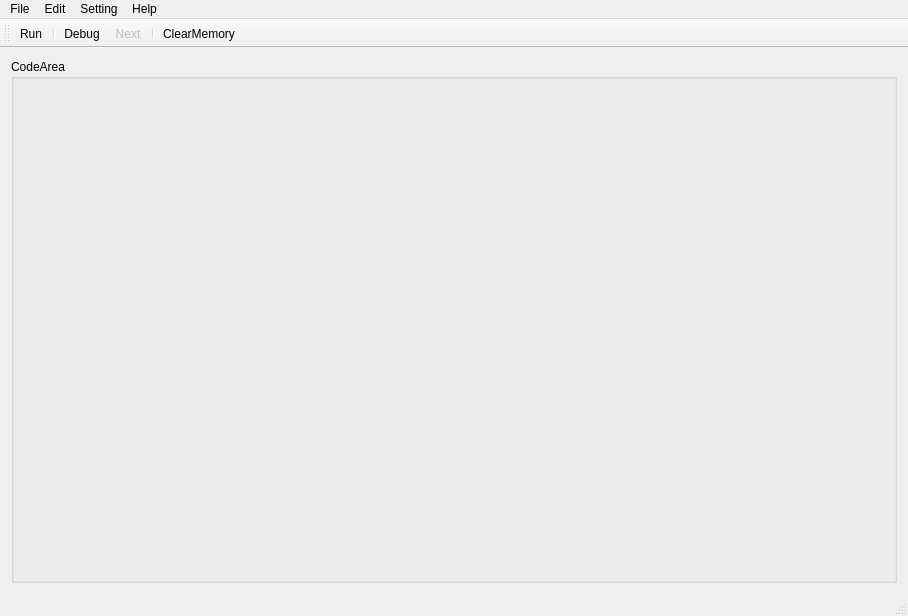
<?xml version="1.0" encoding="UTF-8"?>
<ui version="4.0">
 <class>mainWindow</class>
 <widget class="QMainWindow" name="mainWindow">
  <property name="geometry">
   <rect>
    <x>0</x>
    <y>0</y>
    <width>908</width>
    <height>616</height>
   </rect>
  </property>
  <property name="windowTitle">
   <string>8051simulator</string>
  </property>
  <widget class="QWidget" name="centralWidget">
   <property name="sizePolicy">
    <sizepolicy hsizetype="Preferred" vsizetype="Preferred">
     <horstretch>0</horstretch>
     <verstretch>0</verstretch>
    </sizepolicy>
   </property>
   <layout class="QGridLayout" name="gridLayout">
    <item row="0" column="0">
     <widget class="QGroupBox" name="groupBox">
      <property name="title">
       <string>CodeArea</string>
      </property>
      <layout class="QGridLayout" name="codearea_Layout"/>
     </widget>
    </item>
   </layout>
  </widget>
  <widget class="QMenuBar" name="menuBar">
   <property name="geometry">
    <rect>
     <x>0</x>
     <y>0</y>
     <width>908</width>
     <height>23</height>
    </rect>
   </property>
   <widget class="QMenu" name="menuFile">
    <property name="title">
     <string>File</string>
    </property>
    <addaction name="action_newfile"/>
    <addaction name="action_openfile"/>
    <addaction name="action_savefile"/>
   </widget>
   <widget class="QMenu" name="menuEdit">
    <property name="title">
     <string>Edit</string>
    </property>
   </widget>
   <widget class="QMenu" name="menuSetting">
    <property name="title">
     <string>Setting</string>
    </property>
   </widget>
   <widget class="QMenu" name="menuHelp">
    <property name="title">
     <string>Help</string>
    </property>
   </widget>
   <addaction name="menuFile"/>
   <addaction name="menuEdit"/>
   <addaction name="menuSetting"/>
   <addaction name="menuHelp"/>
  </widget>
  <widget class="QToolBar" name="mainToolBar">
   <attribute name="toolBarArea">
    <enum>TopToolBarArea</enum>
   </attribute>
   <attribute name="toolBarBreak">
    <bool>false</bool>
   </attribute>
   <addaction name="action_run"/>
   <addaction name="separator"/>
   <addaction name="action_debug"/>
   <addaction name="action_debugnext"/>
   <addaction name="separator"/>
   <addaction name="action_clearmemory"/>
  </widget>
  <widget class="QStatusBar" name="statusBar"/>
  <action name="action_newfile">
   <property name="icon">
    <iconset>
     <normaloff>icon/new.png</normaloff>icon/new.png</iconset>
   </property>
   <property name="text">
    <string>新建文件</string>
   </property>
   <property name="shortcut">
    <string>Ctrl+N</string>
   </property>
  </action>
  <action name="action_openfile">
   <property name="icon">
    <iconset>
     <normaloff>icon/open.png</normaloff>icon/open.png</iconset>
   </property>
   <property name="text">
    <string>打开文件</string>
   </property>
   <property name="shortcut">
    <string>Ctrl+O</string>
   </property>
  </action>
  <action name="action_savefile">
   <property name="icon">
    <iconset>
     <normaloff>icon/save.png</normaloff>icon/save.png</iconset>
   </property>
   <property name="text">
    <string>保存文件</string>
   </property>
   <property name="shortcut">
    <string>Ctrl+S</string>
   </property>
  </action>
  <action name="action_debug">
   <property name="checkable">
    <bool>true</bool>
   </property>
   <property name="icon">
    <iconset>
     <normaloff>icon/debug_off.png</normaloff>
     <normalon>icon/debug_on.png</normalon>icon/debug_off.png</iconset>
   </property>
   <property name="text">
    <string>Debug</string>
   </property>
  </action>
  <action name="action_debugnext">
   <property name="enabled">
    <bool>false</bool>
   </property>
   <property name="icon">
    <iconset>
     <normaloff>icon/right_arrow.png</normaloff>icon/right_arrow.png</iconset>
   </property>
   <property name="text">
    <string>Next</string>
   </property>
  </action>
  <action name="action_clearmemory">
   <property name="icon">
    <iconset>
     <normaloff>icon/clear.png</normaloff>icon/clear.png</iconset>
   </property>
   <property name="text">
    <string>ClearMemory</string>
   </property>
  </action>
  <action name="action_run">
   <property name="icon">
    <iconset>
     <normaloff>icon/start.png</normaloff>icon/start.png</iconset>
   </property>
   <property name="text">
    <string>Run</string>
   </property>
  </action>
 </widget>
 <layoutdefault spacing="6" margin="11"/>
 <resources/>
 <connections/>
</ui>
